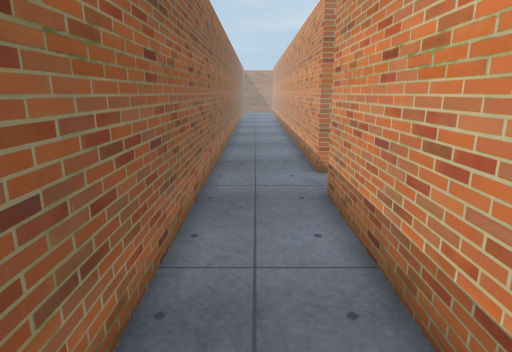
view 1 (above)

20 first-person views from a walk through a Unity game level. The camera is 1.4 m above the floor, tilts 14° down and sees 75° across. The floor is counted in squares, 0.5 m on a side. Each view is taken from the middle of a square. On the plan, view 1 faces up. The plan holds only what a view shows up to about 20 squares ahead; the rest is blank. The place goes on beyond the plan. The player is left out. Door leaves are left out, so doorways stand open. Some surface patterns are stand-ins.

view 2
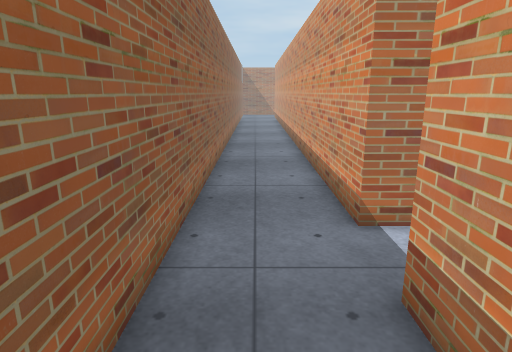

view 3
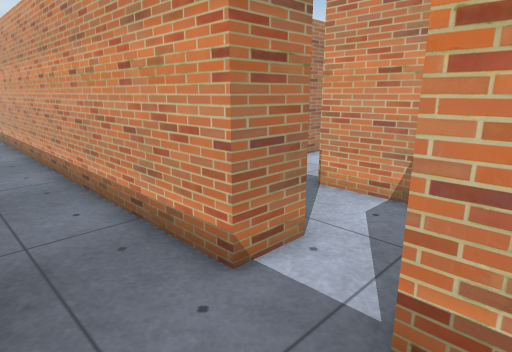

view 4
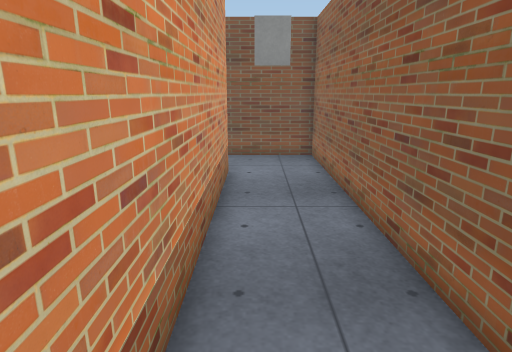

view 5
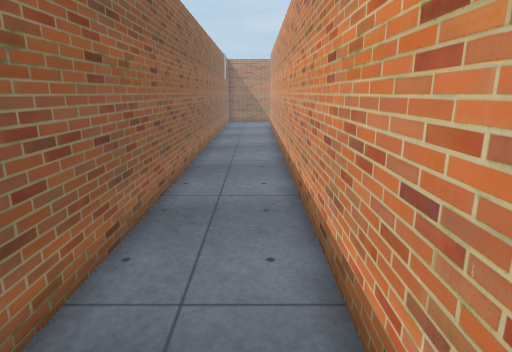

view 6
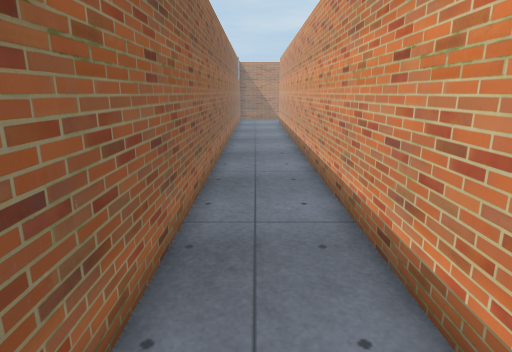

view 7
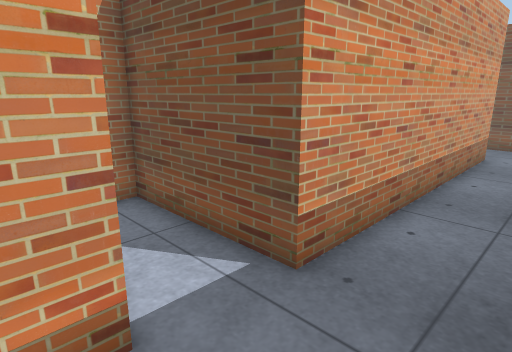

view 8
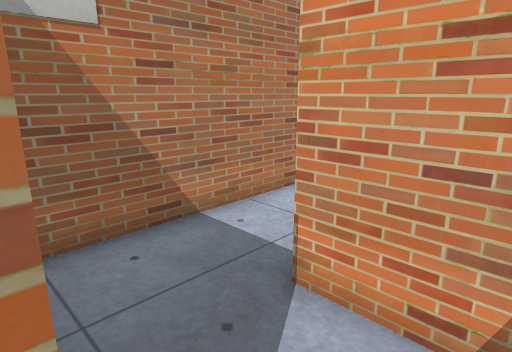

view 9
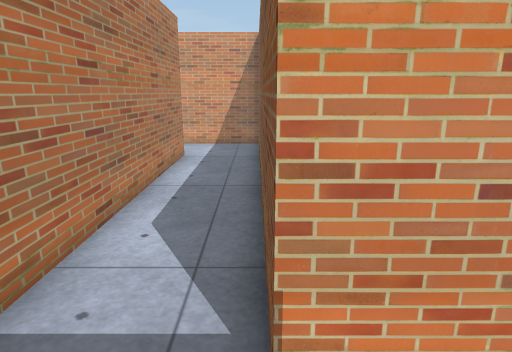

view 10
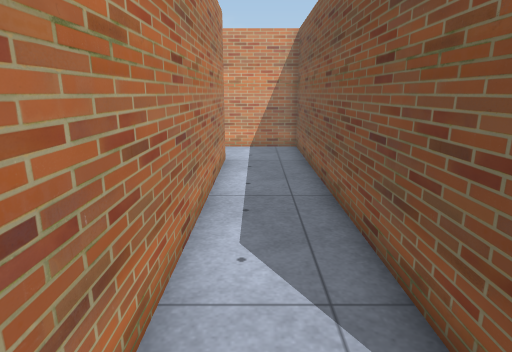

view 11
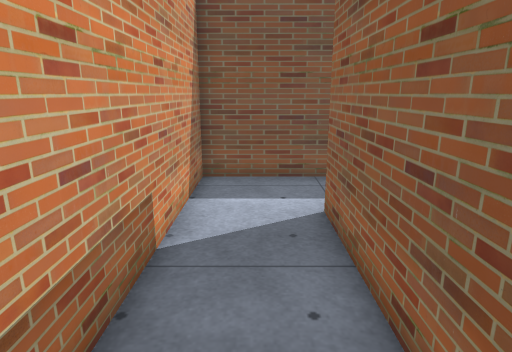

view 12
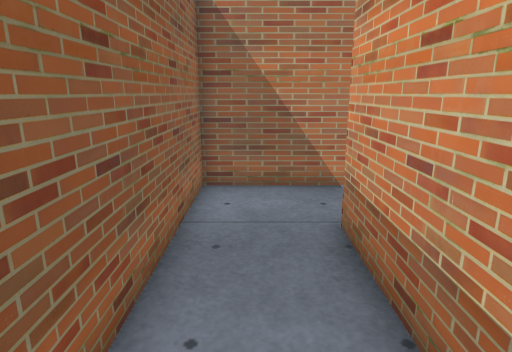

view 13
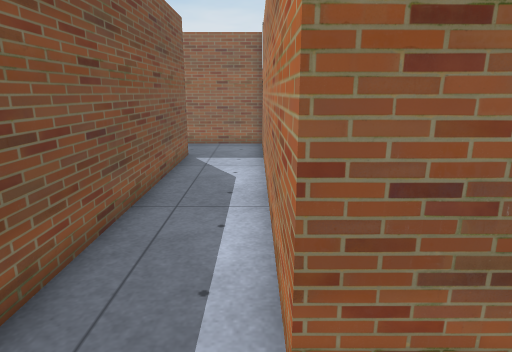

view 14
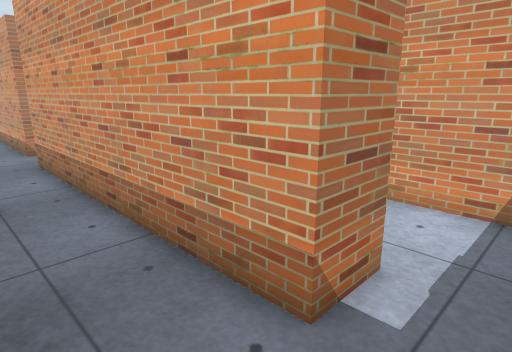

view 15
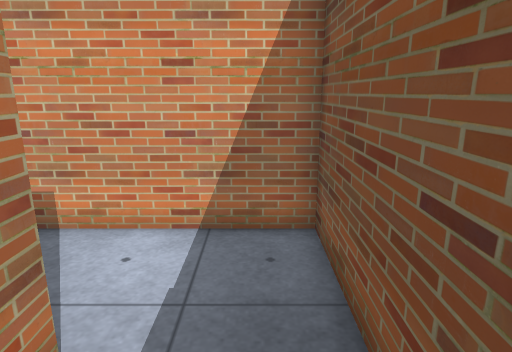

view 16
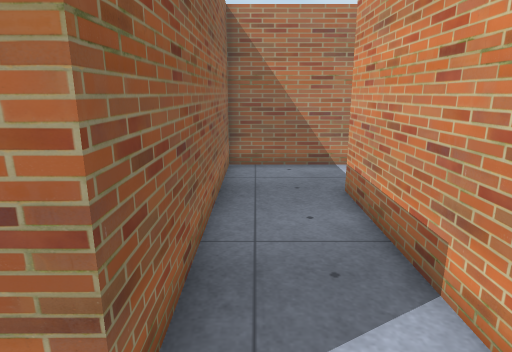

view 17
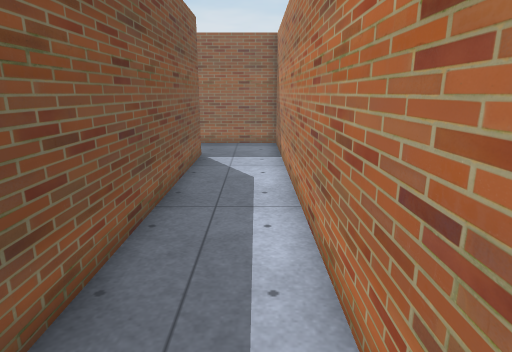

view 18
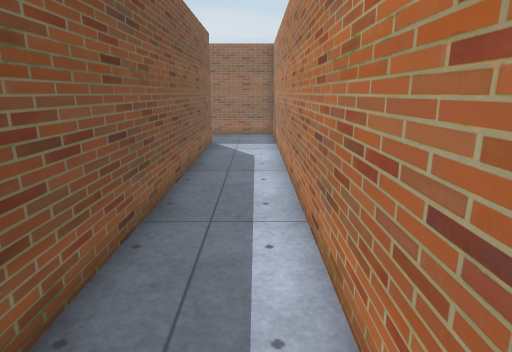

view 19
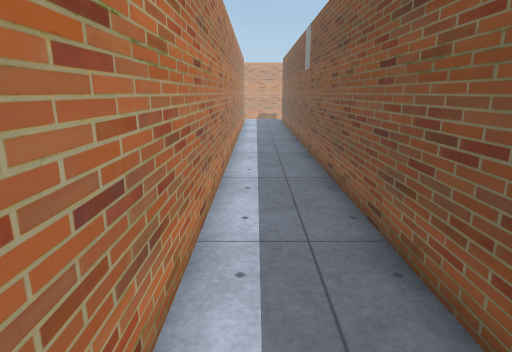

view 20
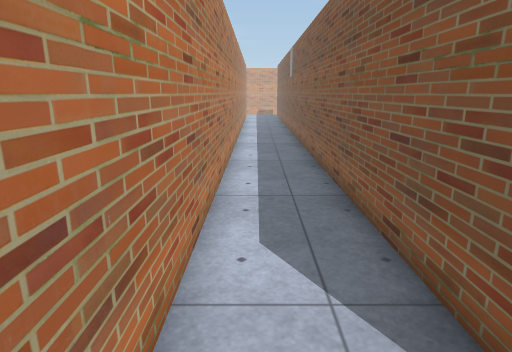

### Floor plan
Points are (right, up) in squares from view 1. A wall is a line through its corners. A room is listed if a view was taken in it or the views show most of it. See-through windows are left out.
Room 1 (views 1, 2, 3, 4, 5, 6, 7, 8, 9, 10, 11, 12, 13, 14)
walls: (4.2, 11.7) (2.2, 11.7) (2.2, 32.5); (-1.6, 32.6) (-1.6, -7.3) (0.4, -7.3); (2, -4) (2, 9.1) (7.6, 9.1) (7.6, 13.8) (23.8, 13.8) (23.8, 24.9); (24.8, 28) (20.3, 28) (20.3, 17.3) (4.1, 17.3) (4.1, 13.1)
ways out: opening at (1, -5.5) to room 2
Room 2 (views 15, 16, 17, 18, 19, 20)
walls: (27.5, 7.2) (3.9, 7.2) (3.9, -4) (2, -4); (0.4, -7.3) (7.6, -7.3) (7.6, 3.4) (27.5, 3.4)
ways out: opening at (1, -5.5) to room 1

Where each view was taken, in squares from view 1:
view 1: 0 up, 0 right, facing up
view 2: 5 up, 0 right, facing up
view 3: 8 up, 1 left, facing up-right
view 4: 8 up, 1 right, facing down
view 5: 16 up, 1 right, facing up
view 6: 13 up, 0 right, facing up
view 7: 13 up, 1 left, facing down-right
view 8: 11 up, 4 right, facing up-right
view 9: 14 up, 5 right, facing right
view 10: 16 up, 6 right, facing right
view 11: 25 up, 22 right, facing down
view 12: 18 up, 22 right, facing up
view 13: 17 up, 23 right, facing left
view 14: 6 down, 1 left, facing up-right
view 15: 6 down, 1 right, facing right
view 16: 6 down, 5 right, facing up
view 17: 6 up, 23 right, facing left
view 18: 6 up, 27 right, facing left
view 19: 6 up, 14 right, facing right
view 20: 6 up, 6 right, facing right
